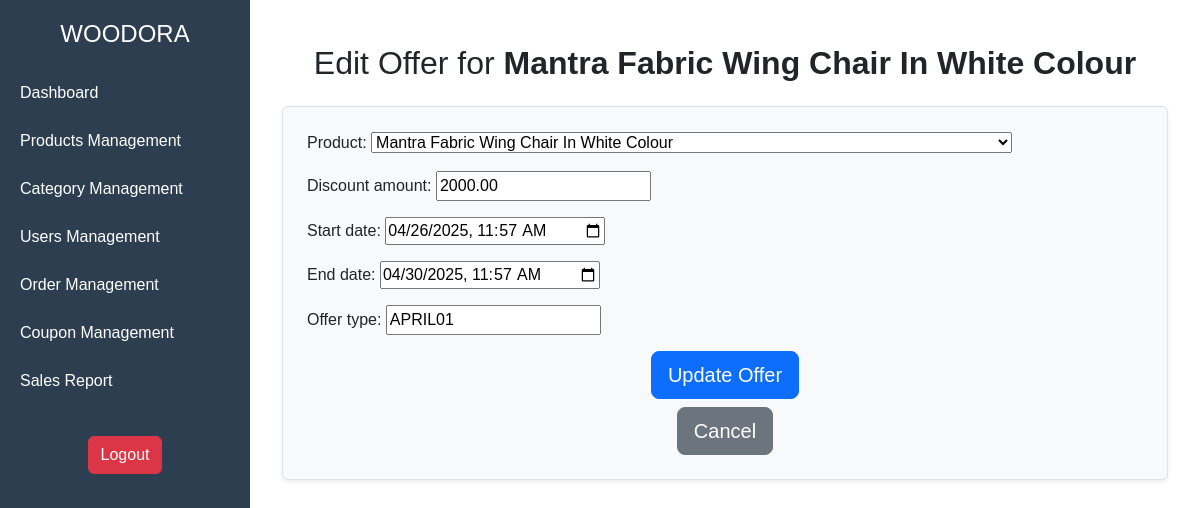
Page /custom_admin/products/13/edit_offer/ on the committed database.
### products/models.py (models this page shows, shortened)
class ProductOffer(models.Model):
    product = models.ForeignKey(Product, on_delete=models.CASCADE)
    discount_amount = models.DecimalField(max_digits=10, decimal_places=2)
    start_date = models.DateTimeField()
    end_date = models.DateTimeField()
    offer_type = models.CharField(max_length=50)

class Product(models.Model):
    category = models.ForeignKey(Category, on_delete=models.CASCADE, verbose_name="Category", default=1, related_name="products")
    name = models.CharField(max_length=200, verbose_name="Product Name")
    description = models.TextField(verbose_name="Product Description")
    brand = models.CharField(max_length=100, verbose_name="Brand", blank=True, null=True)
    price = models.DecimalField(max_digits=10, decimal_places=2, verbose_name="Price")
    quantity = models.IntegerField(null=False , blank=False)
    stock = models.PositiveIntegerField(default=0)
    original_price = models.DecimalField(max_digits=10, decimal_places=2, verbose_name="Original Price", blank=True, null=True)
    discount_percentage = models.DecimalField(max_digits=5, decimal_places=2, verbose_name="Discount Percentage", blank=True, null=True, default=0)
    stock_status = models.BooleanField(default=True, verbose_name="In Stock")
    sold = models.PositiveIntegerField(verbose_name="Units Sold", default=0)
    coupons = models.ManyToManyField('Coupon', related_name='coupon_products',blank=True)
    main_image = models.ImageField(upload_to="products/main_images/", verbose_name="Main Image",default="products/main_images/default.jpg")
    thumbnail_images = models.ManyToManyField("ProductThumbnail", related_name="product_thumbnails", verbose_name="Thumbnail Images")
    material = models.CharField(max_length=100, verbose_name="Material", blank=True, null=True)
    dimensions = models.CharField(max_length=100, verbose_name="Dimensions", blank=True, null=True)
    weight = models.DecimalField(max_digits=5, decimal_places=2, verbose_name="Weight (kg)", blank=True, null=True)
    warranty = models.CharField(max_length=100, verbose_name="Warranty", blank=True, null=True)
    updated_at = models.DateTimeField(auto_now=True)
    def __str__(self):
        return self.name

### custom_admin/views.py (the view)
# urls.py: path('products/<int:offer_id>/edit_offer/', views.edit_offer, name='edit_offer'),
def edit_offer(request, offer_id):
    offer = get_object_or_404(ProductOffer, id=offer_id)
    if request.method == 'POST':
        form = ProductOfferForm(request.POST, instance=offer)
        if form.is_valid():
            updated_offer = form.save(commit=False)
            try:
                updated_offer.full_clean()
                updated_offer.save()
                messages.success(request, f'Offer for {updated_offer.product.name} updated.')
                return redirect('custom_admin:products_view')
            except ValidationError as e:
                form.add_error(None, e)
    else:
        form = ProductOfferForm(instance=offer)
    return render(request, 'custom_admin/edit_offers.html', {'form': form, 'offer': offer})

### custom_admin/forms.py (shortened to what this page needs)
class ProductOfferForm(forms.ModelForm):
    class Meta:
        model = ProductOffer
        fields = ['product', 'discount_amount', 'start_date', 'end_date', 'offer_type']
        widgets = {
            'start_date': forms.DateTimeInput(attrs={'type': 'datetime-local'}),
            'end_date': forms.DateTimeInput(attrs={'type': 'datetime-local'}),
        }

### home/context_processors.py (called while the page is built)
def breadcrumbs(request):
    path_parts = request.path.strip('/').split('/')
    breadcrumbs = [{'title': 'Home', 'url': '/'}]
    if not path_parts or path_parts == ['']:
        return {'breadcrumbs': breadcrumbs}
    url = ''
    for i, part in enumerate(path_parts):
        url += f'/{part}'
        title = part.replace('-', ' ').title()  # Convert slug to readable text
        if path_parts[0] == 'products' and path_parts[1] == 'products_details' and part.isdigit():
            try:
                product = Product.objects.get(id=part)
                title = product.name  # Replace ID with the product name
            except Product.DoesNotExist:
                title = 'Product Not Found'
        breadcrumbs.append({'title': title, 'url': url})
    return {'breadcrumbs': breadcrumbs}

### templates/custom_admin/edit_offers.html (shortened to what this page needs)
{% extends 'custom_admin/index.html' %}
{% block content %}
<div class="container mt-4">
    <h2 class="text-center mb-4">Edit Offer for <strong>{{ offer.product.name }}</strong></h2>
    <form method="post" class="border p-4 rounded shadow-sm bg-light">
        <div class="form-group mb-3">
            {{ form.as_p }}
        </div>
        <div class="form-group text-center">
            <button type="submit" class="btn btn-primary btn-lg">Update Offer</button>
        </div>
        <div class="form-group text-center mt-2">
            <a href="{% url 'custom_admin:products_view' %}" class="btn btn-secondary btn-lg">Cancel</a>
        </div>
    </form>
</div>
{% endblock %}

### templates/custom_admin/index.html (style rules this page uses)
body { margin: 0; padding: 0; font-family: Arial, sans-serif; }

### rows in the picture
ProductOffer: product.name "Mantra Fabric Wing Chair In White Colour", product "Mantra Fabric Wing Chair In White Colour", discount_amount "2000.00", start_date "04/26/2025 11:57", end_date "04/30/2025 11:57", offer_type "APRIL01"
